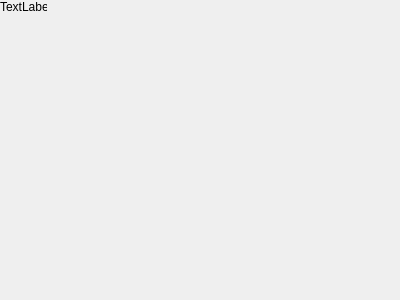
<?xml version="1.0" encoding="UTF-8"?>
<ui version="4.0">
 <class>ConnectOnlineWgt</class>
 <widget class="QWidget" name="ConnectOnlineWgt">
  <property name="geometry">
   <rect>
    <x>0</x>
    <y>0</y>
    <width>400</width>
    <height>300</height>
   </rect>
  </property>
  <property name="windowTitle">
   <string>Form</string>
  </property>
  <widget class="QWidget" name="gridLayoutWidget">
   <property name="geometry">
    <rect>
     <x>10</x>
     <y>10</y>
     <width>381</width>
     <height>281</height>
    </rect>
   </property>
   <layout class="QGridLayout" name="gridLayout">
    <item row="1" column="0">
     <spacer name="horizontalSpacer">
      <property name="orientation">
       <enum>Qt::Horizontal</enum>
      </property>
      <property name="sizeHint" stdset="0">
       <size>
        <width>40</width>
        <height>20</height>
       </size>
      </property>
     </spacer>
    </item>
    <item row="1" column="2">
     <spacer name="horizontalSpacer_2">
      <property name="orientation">
       <enum>Qt::Horizontal</enum>
      </property>
      <property name="sizeHint" stdset="0">
       <size>
        <width>40</width>
        <height>20</height>
       </size>
      </property>
     </spacer>
    </item>
    <item row="1" column="1">
     <layout class="QVBoxLayout" name="verticalLayout"/>
    </item>
    <item row="0" column="1">
     <spacer name="verticalSpacer">
      <property name="orientation">
       <enum>Qt::Vertical</enum>
      </property>
      <property name="sizeHint" stdset="0">
       <size>
        <width>20</width>
        <height>40</height>
       </size>
      </property>
     </spacer>
    </item>
    <item row="2" column="1">
     <spacer name="verticalSpacer_2">
      <property name="orientation">
       <enum>Qt::Vertical</enum>
      </property>
      <property name="sizeHint" stdset="0">
       <size>
        <width>20</width>
        <height>40</height>
       </size>
      </property>
     </spacer>
    </item>
   </layout>
  </widget>
  <widget class="QLabel" name="back">
   <property name="geometry">
    <rect>
     <x>0</x>
     <y>0</y>
     <width>47</width>
     <height>13</height>
    </rect>
   </property>
   <property name="text">
    <string>TextLabel</string>
   </property>
  </widget>
 </widget>
 <resources/>
 <connections/>
</ui>
